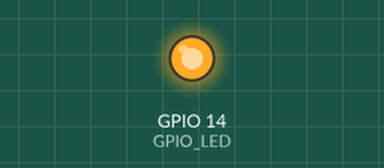
Simulated run of this sketch. Board: ESP32. On the bench: output pins drawn as LEDs (lit = HIGH). Storage starts empty; the camera gives no picture; what the sketch prints to the serial monitor is not drawn.

Above: at 0.8 s.
Timing chart, 0 to 3.0 s (numbered marks = the images above):
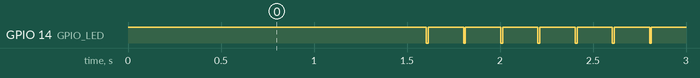

Measured:
- by itself, GPIO 14 (GPIO_LED): repeats every 0.20 s: LOW 0.01 s, HIGH 0.19 s, until it stays LOW from 61.4 s

The sketch:

EternalCapture.ino
```cpp
#include <Arduino.h>
#include <esp_camera.h>
#include <SD.h>
#include <SPI.h>
#include <WiFi.h>
#include <esp_wifi.h>
#include "camera.h"
//#include <esp_system.h>

// SDカードのチップセレクトピン
#define SD_CS 9
#define SD_MOSI 38
#define SD_CLK 39
#define SD_MISO 40
#define GPIO_0 0
#define GPIO_LED 14

#define BAURATE 115200

void setup() {
  Serial.begin(BAURATE);

  // IOG0を入力に設定し、プルアップ抵抗を有効にする
  pinMode(GPIO_0, INPUT_PULLUP);
  //青色LEDをOUTPUTに設定
  pinMode(GPIO_LED, OUTPUT);

  //LED消去
  digitalWrite(GPIO_LED, HIGH);
  delay(500);
  // WiFiの無効化
  WiFi.mode(WIFI_OFF);
  esp_wifi_stop();
  Serial.println("WiFiを無効化しました");

  // SPIピンの設定
  SPI.begin(SD_CLK, SD_MISO, SD_MOSI, SD_CS);
  // SDカードの初期化
  if (!SD.begin(SD_CS)) {
    Serial.println("SDカードのマウントに失敗しました");
  } else {
    Serial.println("SDカードがマウントされました");
  }

  // カメラ初期化
  if (!cameraInit()) {
    Serial.println("カメラ初期化に失敗しました");
    return;
  }

  uint32_t width, height;
  String folder;
  uint32_t maxJpegSize = captureFrames(&width, &height, folder);
  Serial.println("キャプチャ終了");

  Serial.print(width);
  Serial.print(" x ");
  Serial.println(height);
  Serial.println(folder);
  Serial.println(maxJpegSize);
}

void loop() {
  for (int i = 0; i < 5; i++) {
    digitalWrite(GPIO_LED, LOW);  //点灯
    delay(500);
    digitalWrite(GPIO_LED, HIGH); //消灯
    delay(500);
  }

  Serial.println("再起動します");
  esp_restart();
}
```

camera.cpp
```cpp
#include <Arduino.h>
#include <esp_camera.h>
#include <SD.h>
#include <SPI.h>
#include <esp_system.h>

#define CAMERA_MODEL_M5STACK_CAMS3_UNIT  // Has PSRAM
#include "camera_pins.h"
#include "camera.h"
#define CAMERA_MODEL_M5STACK_CAMS3_UNIT  // Has PSRAM

bool cameraInit() {
  // カメラ初期化
  camera_config_t config;
  config.ledc_channel = LEDC_CHANNEL_0;
  config.ledc_timer = LEDC_TIMER_0;
  config.pin_d0 = Y2_GPIO_NUM;
  config.pin_d1 = Y3_GPIO_NUM;
  config.pin_d2 = Y4_GPIO_NUM;
  config.pin_d3 = Y5_GPIO_NUM;
  config.pin_d4 = Y6_GPIO_NUM;
  config.pin_d5 = Y7_GPIO_NUM;
  config.pin_d6 = Y8_GPIO_NUM;
  config.pin_d7 = Y9_GPIO_NUM;
  config.pin_xclk = XCLK_GPIO_NUM;
  config.pin_pclk = PCLK_GPIO_NUM;
  config.pin_vsync = VSYNC_GPIO_NUM;
  config.pin_href = HREF_GPIO_NUM;
  config.pin_sccb_sda = SIOD_GPIO_NUM;
  config.pin_sccb_scl = SIOC_GPIO_NUM;
  config.pin_pwdn = PWDN_GPIO_NUM;
  config.pin_reset = RESET_GPIO_NUM;
  config.xclk_freq_hz = 20000000;
  config.pixel_format = PIXFORMAT_JPEG;
  config.frame_size = FRAMESIZE_QVGA;
  //config.frame_size = FRAMESIZE_XGA;

  config.grab_mode = CAMERA_GRAB_WHEN_EMPTY;
  config.fb_location = CAMERA_FB_IN_PSRAM;
  config.jpeg_quality = 12;
  config.fb_count = 1;

  if (config.pixel_format == PIXFORMAT_JPEG) {
    if (psramFound()) {
      config.jpeg_quality = 10;
#ifdef CAMERA_MODEL_M5STACK_CAMS3_UNIT
      config.fb_count = 1;
#else
      config.fb_count = 2;
#endif
      config.grab_mode = CAMERA_GRAB_LATEST;
    } else {
      // Limit the frame size when PSRAM is not available
      config.frame_size = FRAMESIZE_SVGA;
      config.fb_location = CAMERA_FB_IN_DRAM;
    }
  } else {
    // Best option for face detection/recognition
    config.frame_size = FRAMESIZE_240X240;
#if CONFIG_IDF_TARGET_ESP32S3
    config.fb_count = 2;
#endif
  }

  // camera init
  Serial.println("カメラの初期化をします");
  while (true) {
    if (esp_camera_init(&config) != ESP_OK) {
      Serial.println("カメラの初期化に失敗しました");
    } else {
      Serial.println("カメラが初期化されました");
      break;
    }
    delay(1000);
  }

  // カメラセンサーの取得
  Serial.println("カメラセンサーを取得します");
  sensor_t* s = esp_camera_sensor_get();
  if (s == NULL) {
    Serial.println("センサーの取得に失敗しました");
    return false;
  }

  // initial sensors are flipped vertically and colors are a bit saturated
  if (s->id.PID == OV3660_PID) {
    Serial.println("OV3660_PIDです");
    s->set_vflip(s, 1);        // flip it back
    s->set_brightness(s, 1);   // up the brightness just a bit
    s->set_saturation(s, -2);  // lower the saturation
  }

  // drop down frame size for higher initial frame rate
  if (config.pixel_format == PIXFORMAT_JPEG) {
    Serial.println("PIXFORMAT_JPEGです");
    s->set_framesize(s, FRAMESIZE_QVGA);
  }

#if defined(CAMERA_MODEL_M5STACK_WIDE) || defined(CAMERA_MODEL_M5STACK_ESP32CAM)
  Serial.println("CAMERA_MODEL_M5STACK_WIDE || CAMERA_MODEL_M5STACK_ESP32CAM です");
  s->set_vflip(s, 1);
  s->set_hmirror(s, 1);
#endif

#if defined(CAMERA_MODEL_ESP32S3_EYE)
  Serial.println("CAMERA_MODEL_ESP32S3_EYE です");
  s->set_vflip(s, 1);
#endif

  // ホワイトバランスの設定をすると暴走します
  //s->set_whitebal(s, 1);  // 0 = Off, 1 = On
  //自動ホワイトバランスゲインの設定をすると暴走します
  //s->set_awb_gain(s, 1);  // 自動ホワイトバランスゲインを有効にする

  Serial.println("ホワイトバランスのモード設定");
  s->set_wb_mode(s, 0);  // 0	Auto	自動ホワイトバランス, 1	Sunny	晴天, 2	Cloudy	曇り, 3	Office	オフィス照明（蛍光灯）, 4	Home	家庭照明（白熱灯）

  //s->set_vflip(s, 0);  // 0 = 正常, 1 = 上下反転
  //s->set_hmirror(s, 0);  // 0 = 正常, 1 = 左右反転

  // 他の設定例
  // s->set_brightness(s, 1);  // -2 to 2
  // s->set_contrast(s, 1);    // -2 to 2
  // s->set_saturation(s, 1);  // -2 to 2

  //4枚を空撮影、ホワイトバランスを安定されるため
  Serial.println("4枚を空撮影、ホワイトバランスを安定されるため");
  for (int i = 0; i < 4; i++) {
    // カメラから画像を取得
    camera_fb_t* fb = esp_camera_fb_get();
    if (!fb) {
      Serial.println("画像の取得に失敗しました");
      delay(1000);
      continue;
    }
    esp_camera_fb_return(fb);  // フレームバッファを解放
    delay(100);
  }
  return true;
}

uint32_t getMaxFolderNumber() {
  uint32_t maxNumber = 0;

  File root = SD.open("/");
  if (!root) {
    Serial.println("ルートディレクトリのオープンに失敗しました");
    return maxNumber;
  }

  while (true) {
    File entry = root.openNextFile();
    if (!entry) {
      // これ以上のファイルまたはフォルダがない場合
      break;
    }

    if (entry.isDirectory()) {
      String folderName = entry.name();
      bool isNumeric = true;
      for (int i = 0; i < folderName.length(); i++) {
        if (!isDigit(folderName[i])) {
          isNumeric = false;
          break;
        }
      }

      if (isNumeric) {
        uint32_t folderNumber = folderName.toInt();
        if (folderNumber > maxNumber) {
          maxNumber = folderNumber;
        }
      }
    }

    entry.close();
  }

  root.close();
  return maxNumber;
}

uint32_t captureFrames(uint32_t* width, uint32_t* height, String& folder) {
  return captureFrames(FRAME_COUNT, FPS, width, height, folder);
}
uint32_t captureFrames(uint32_t frameCount, uint32_t fps, uint32_t* width, uint32_t* height, String& folder) {
  uint32_t maxsize = 0;

  camera_fb_t* fb = esp_camera_fb_get();
  if (!fb) {
    Serial.println("フレームバッファの取得に失敗しました");
    return maxsize;
  }
  *width = (uint32_t)fb->width;
  *height = (uint32_t)fb->height;
  esp_camera_fb_return(fb);

  //フォルダ番号の最大値を求める
  Serial.println("フォルダ番号最大値検索");
  uint32_t foldernum = getMaxFolderNumber() + 1;
  //フォルダの作成
  char foldername[8];
  snprintf(foldername, 8, "/%06lu", foldernum);
  if (!SD.mkdir(foldername)) {
    Serial.println("フォルダの作成に失敗しました");
    return maxsize;
  }

  folder = String(foldername);

  Serial.println("キャプチャ開始");
  unsigned long nextPhotoCapture = millis();
  uint32_t delayMs = 1000 / fps;  // フレームごとの遅延
  uint32_t capturedFrames = 0;
  while (capturedFrames < frameCount) {
    // 次回の写真撮影時間が経過したかを確認
    if (millis() >= nextPhotoCapture) {
      // 次回の写真撮影時間を設定
      nextPhotoCapture = millis() + delayMs;

      // カメラから画像を取得
      fb = esp_camera_fb_get();
      if (!fb) {
        Serial.println("フレームバッファの取得に失敗しました");
        continue;
      }
      digitalWrite(LED_GPIO_NUM, LOW);  //点灯


      // フレームを個別ファイルに保存
      String fileName = folder + "/frame" + String(capturedFrames) + ".jpg";
      File file = SD.open(fileName.c_str(), FILE_WRITE);
      if (!file) {
        Serial.println("ファイルの作成に失敗しました");
        esp_camera_fb_return(fb);
        continue;
      }

      file.write(fb->buf, fb->len);
      file.close();

      maxsize = maxsize < fb->len ? fb->len : maxsize;
      esp_camera_fb_return(fb);

      //撮影枚数が、再起動カウントになったら、自分を再起動する
      if (capturedFrames + 1 == MY_REBOOT) {
        int rebootCount = MY_REBOOT;
        if (rebootCount > 0) {
          esp_restart();
        }
      }
      capturedFrames++;
      digitalWrite(LED_GPIO_NUM, HIGH);  //消灯
    }
  }
  return maxsize;
}
```

camera.h
```cpp
#ifndef _CAMERA_H_
#define _CAMERA_H_ 1

#define FRAME_COUNT 1000
#define FPS 5
#define MY_REBOOT 600 //600枚撮影したら、再起動する

bool cameraInit();
uint32_t captureFrames(uint32_t frameCount, uint32_t fps, uint32_t* width, uint32_t* height, String& folder);
uint32_t captureFrames(uint32_t* width, uint32_t* height, String& folder);
uint32_t getMaxFolderNumber();

#endif  // _CAMERA_H_
```

camera_pins.h
```cpp
#ifndef _CAMERA_PINS_H_
#define _CAMERA_PINS_H_ 1

//#elif defined(CAMERA_MODEL_M5STACK_CAMS3_UNIT)
// カメラのピン設定 (M5Stack UnitCam S3)
#define PWDN_GPIO_NUM     -1   // PWDN未使用なら -1
#define RESET_GPIO_NUM    21   // RESET未使用なら -1
#define XCLK_GPIO_NUM     11
#define SIOD_GPIO_NUM     17  // SDA
#define SIOC_GPIO_NUM     41  // SCL

#define Y2_GPIO_NUM       6
#define Y3_GPIO_NUM       15
#define Y4_GPIO_NUM       16
#define Y5_GPIO_NUM       7
#define Y6_GPIO_NUM       5
#define Y7_GPIO_NUM       10
#define Y8_GPIO_NUM       4
#define Y9_GPIO_NUM       13

#define VSYNC_GPIO_NUM    42
#define HREF_GPIO_NUM     18
#define PCLK_GPIO_NUM     12


#define LED_GPIO_NUM 14
#endif  // _CAMERA_PINS_H_
```
